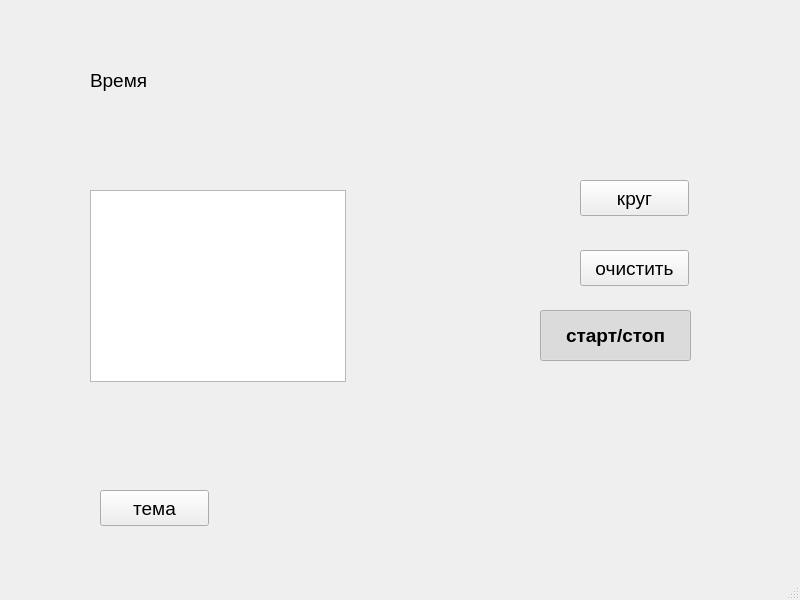
<?xml version="1.0" encoding="UTF-8"?>
<ui version="4.0">
 <class>MainWindow</class>
 <widget class="QMainWindow" name="MainWindow">
  <property name="geometry">
   <rect>
    <x>0</x>
    <y>0</y>
    <width>800</width>
    <height>600</height>
   </rect>
  </property>
  <property name="font">
   <font>
    <pointsize>14</pointsize>
    <bold>false</bold>
   </font>
  </property>
  <property name="windowTitle">
   <string>MainWindow</string>
  </property>
  <property name="autoFillBackground">
   <bool>true</bool>
  </property>
  <property name="animated">
   <bool>true</bool>
  </property>
  <widget class="QWidget" name="centralwidget">
   <widget class="QPushButton" name="pb_round">
    <property name="geometry">
     <rect>
      <x>580</x>
      <y>180</y>
      <width>109</width>
      <height>36</height>
     </rect>
    </property>
    <property name="text">
     <string>круг</string>
    </property>
   </widget>
   <widget class="QPushButton" name="pb_ss">
    <property name="enabled">
     <bool>true</bool>
    </property>
    <property name="geometry">
     <rect>
      <x>540</x>
      <y>310</y>
      <width>151</width>
      <height>51</height>
     </rect>
    </property>
    <property name="font">
     <font>
      <pointsize>14</pointsize>
      <bold>true</bold>
     </font>
    </property>
    <property name="acceptDrops">
     <bool>true</bool>
    </property>
    <property name="autoFillBackground">
     <bool>true</bool>
    </property>
    <property name="inputMethodHints">
     <set>Qt::ImhNone</set>
    </property>
    <property name="text">
     <string>старт/стоп</string>
    </property>
    <property name="checkable">
     <bool>true</bool>
    </property>
    <property name="checked">
     <bool>true</bool>
    </property>
    <property name="default">
     <bool>false</bool>
    </property>
   </widget>
   <widget class="QPushButton" name="pb_clear">
    <property name="geometry">
     <rect>
      <x>580</x>
      <y>250</y>
      <width>109</width>
      <height>36</height>
     </rect>
    </property>
    <property name="text">
     <string>очистить</string>
    </property>
   </widget>
   <widget class="QLabel" name="lb_time">
    <property name="geometry">
     <rect>
      <x>90</x>
      <y>40</y>
      <width>631</width>
      <height>81</height>
     </rect>
    </property>
    <property name="text">
     <string>Время</string>
    </property>
   </widget>
   <widget class="QTextBrowser" name="tbr">
    <property name="geometry">
     <rect>
      <x>90</x>
      <y>190</y>
      <width>256</width>
      <height>192</height>
     </rect>
    </property>
   </widget>
   <widget class="QPushButton" name="pb_t">
    <property name="geometry">
     <rect>
      <x>100</x>
      <y>490</y>
      <width>109</width>
      <height>36</height>
     </rect>
    </property>
    <property name="text">
     <string>тема</string>
    </property>
   </widget>
  </widget>
  <widget class="QStatusBar" name="statusbar"/>
 </widget>
 <resources/>
 <connections>
  <connection>
   <sender>pb_round</sender>
   <signal>clicked()</signal>
   <receiver>tbr</receiver>
   <slot>paste()</slot>
   <hints>
    <hint type="sourcelabel">
     <x>625</x>
     <y>217</y>
    </hint>
    <hint type="destinationlabel">
     <x>270</x>
     <y>229</y>
    </hint>
   </hints>
  </connection>
  <connection>
   <sender>pb_clear</sender>
   <signal>clicked()</signal>
   <receiver>tbr</receiver>
   <slot>clear()</slot>
   <hints>
    <hint type="sourcelabel">
     <x>598</x>
     <y>268</y>
    </hint>
    <hint type="destinationlabel">
     <x>344</x>
     <y>268</y>
    </hint>
   </hints>
  </connection>
  <connection>
   <sender>pb_ss</sender>
   <signal>toggled(bool)</signal>
   <receiver>lb_time</receiver>
   <slot>update()</slot>
   <hints>
    <hint type="sourcelabel">
     <x>645</x>
     <y>373</y>
    </hint>
    <hint type="destinationlabel">
     <x>129</x>
     <y>90</y>
    </hint>
   </hints>
  </connection>
  <connection>
   <sender>pb_ss</sender>
   <signal>toggled(bool)</signal>
   <receiver>pb_round</receiver>
   <slot>setEnabled(bool)</slot>
   <hints>
    <hint type="sourcelabel">
     <x>687</x>
     <y>369</y>
    </hint>
    <hint type="destinationlabel">
     <x>634</x>
     <y>234</y>
    </hint>
   </hints>
  </connection>
  <connection>
   <sender>pb_ss</sender>
   <signal>toggled(bool)</signal>
   <receiver>pb_clear</receiver>
   <slot>setDisabled(bool)</slot>
   <hints>
    <hint type="sourcelabel">
     <x>673</x>
     <y>319</y>
    </hint>
    <hint type="destinationlabel">
     <x>679</x>
     <y>272</y>
    </hint>
   </hints>
  </connection>
  <connection>
   <sender>pb_clear</sender>
   <signal>clicked()</signal>
   <receiver>lb_time</receiver>
   <slot>update()</slot>
   <hints>
    <hint type="sourcelabel">
     <x>584</x>
     <y>262</y>
    </hint>
    <hint type="destinationlabel">
     <x>418</x>
     <y>107</y>
    </hint>
   </hints>
  </connection>
 </connections>
</ui>
